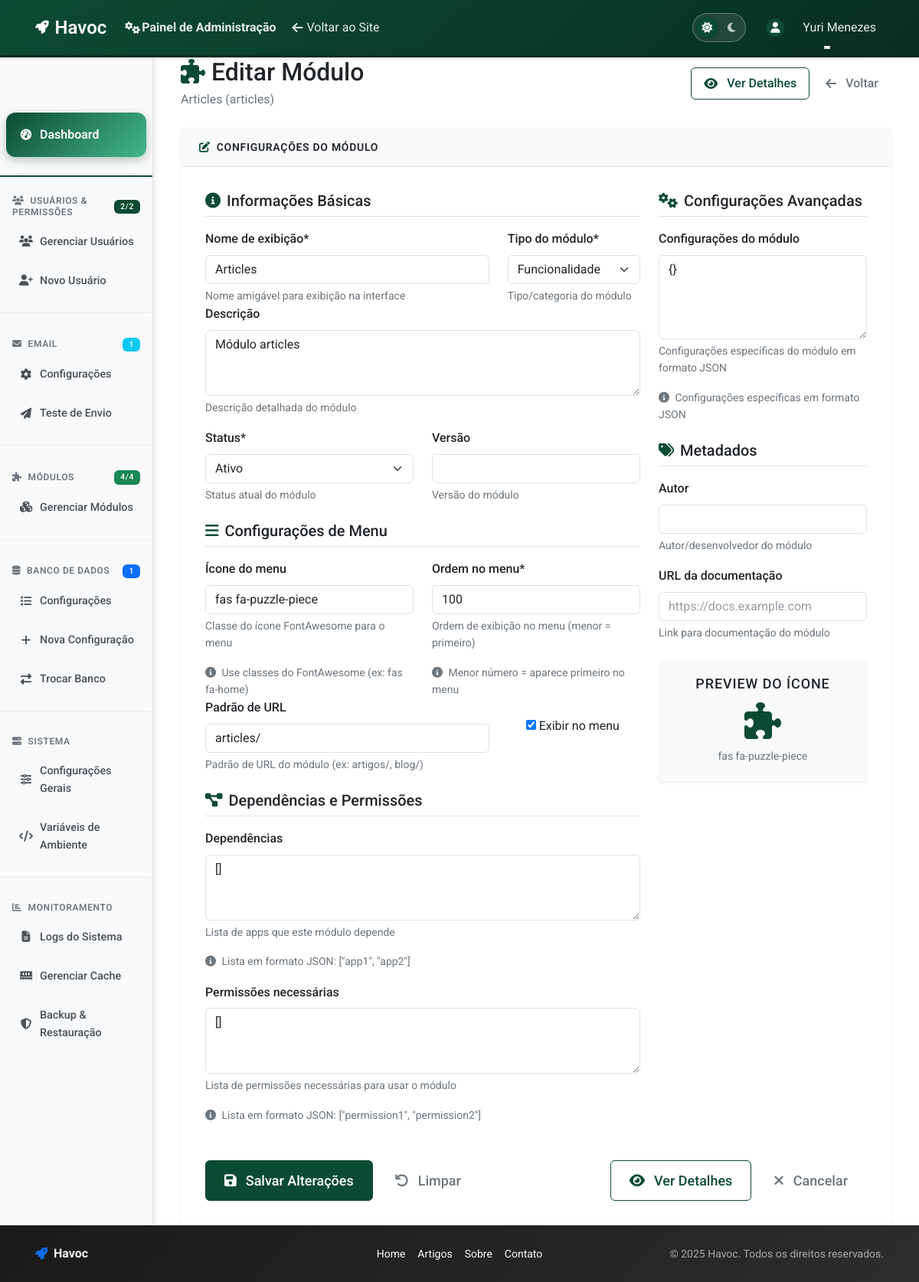
/config/modulos/articles/editar/ (signed in), run on an earlier commit of the app's database.
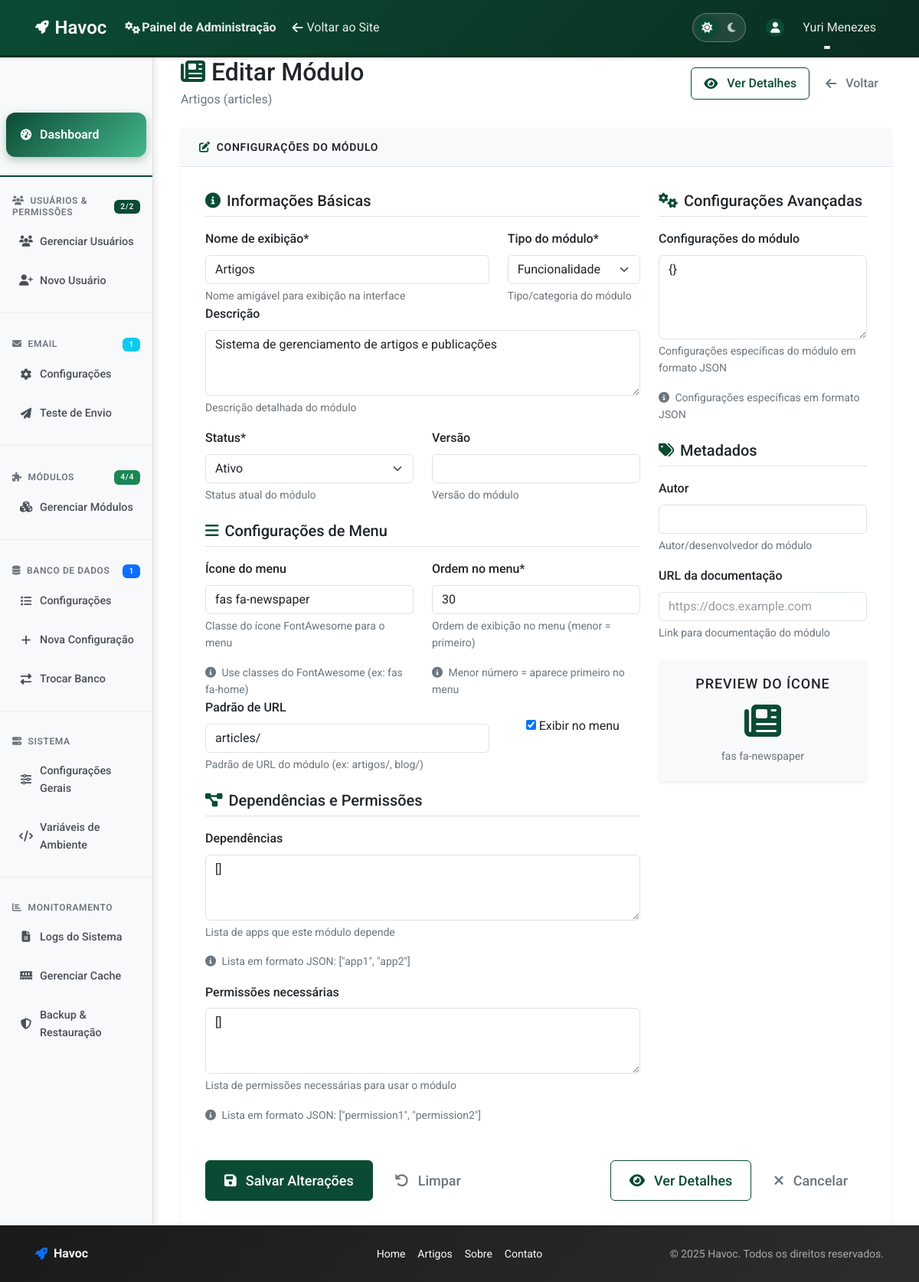
And on a later commit of the database.
### apps/config/models/app_module_config.py (models this page shows, shortened)
class AppModuleConfiguration(models.Model):
    CORE_APPS = ['accounts', 'config', 'pages']
    STATUS_CHOICES = [
        ('active', 'Ativo'),
        ('inactive', 'Inativo'),
        ('maintenance', 'Manutenção'),
        ('deprecated', 'Descontinuado'),
    ]
    MODULE_TYPE_CHOICES = [
        ('core', 'Módulo Principal'),
        ('feature', 'Funcionalidade'),
        ('integration', 'Integração'),
        ('custom', 'Personalizado'),
    ]
    app_name = models.CharField(
        'nome do app',
        max_length=100,
        unique=True,
        validators=[MinLengthValidator(3)],
        help_text='Nome do app Django (ex: articles, blog, shop)'
    )
    display_name = models.CharField(
        'nome de exibição',
        max_length=200,
        help_text='Nome amigável para exibição na interface'
    )
    description = models.TextField(
        'descrição',
        blank=True,
        help_text='Descrição detalhada do módulo'
    )
    module_type = models.CharField(
        'tipo do módulo',
        max_length=20,
        choices=MODULE_TYPE_CHOICES,
        default='feature',
        help_text='Tipo/categoria do módulo'
    )
    status = models.CharField(
        'status',
        max_length=20,
        choices=STATUS_CHOICES,
        default='active',
        help_text='Status atual do módulo'
    )
    is_enabled = models.BooleanField(
        'habilitado',
        default=True,
        help_text='Se o módulo está habilitado no sistema'
    )
    is_core = models.BooleanField(
        'módulo principal',
        default=False,
        help_text='Se é um módulo principal (não pode ser desabilitado)'
    )
    url_pattern = models.CharField(
        'padrão de URL',
        max_length=200,
        blank=True,
        help_text='Padrão de URL do módulo (ex: artigos/, blog/)'
    )
    menu_icon = models.CharField(
        'ícone do menu',
        max_length=100,
        blank=True,
        default='fas fa-puzzle-piece',
        help_text='Classe do ícone FontAwesome para o menu'
    )
    menu_order = models.PositiveIntegerField(
        'ordem no menu',
        default=100,
        help_text='Ordem de exibição no menu (menor = primeiro)'
    )
    show_in_menu = models.BooleanField(
        'exibir no menu',
        default=True,
        help_text='Se deve aparecer no menu de navegação'
    )
    dependencies = models.JSONField(
        'dependências',
        default=list,
        blank=True,
        help_text='Lista de apps que este módulo depende'
    )
    required_permissions = models.JSONField(
        'permissões necessárias',
        default=list,
        blank=True,
        help_text='Lista de permissões necessárias para usar o módulo'
    )
    module_settings = models.JSONField(
        'configurações do módulo',
        default=dict,
        blank=True,
        help_text='Configurações específicas do módulo em formato JSON'
    )
    version = models.CharField(
        'versão',
        max_length=20,
        blank=True,
        help_text='Versão do módulo'
    )
    author = models.CharField(
        'autor',
        max_length=200,
        blank=True,
        help_text='Autor/desenvolvedor do módulo'
    )
    documentation_url = models.URLField(
        'URL da documentação',
        blank=True,
        help_text='Link para documentação do módulo'
    )
    created_at = models.DateTimeField(
        'criado em',
        auto_now_add=True
    )
    updated_at = models.DateTimeField(
        'atualizado em',
        auto_now=True
    )
    created_by = models.ForeignKey(
        User,
        on_delete=models.SET_NULL,
        null=True,
        blank=True,
        related_name='modules_created',
        verbose_name='criado por'
    )
    updated_by = models.ForeignKey(
        User,
        on_delete=models.SET_NULL,
        null=True,
        blank=True,
        related_name='modules_updated',
        verbose_name='atualizado por'
    )
    class Meta:
        verbose_name = 'configuração de módulo'
        verbose_name_plural = 'configurações de módulos'
        ordering = ['menu_order', 'display_name']
        indexes = [
            models.Index(fields=['app_name']),
            models.Index(fields=['is_enabled', 'status']),
            models.Index(fields=['module_type']),
        ]

### apps/config/views/module_views.py (the view, shortened to what this page needs)
# urls.py: path('modulos/<str:app_name>/editar/', ModuleUpdateView.as_view(), name='module_update'),
class ModuleUpdateView(LoginRequiredMixin, UserPassesTestMixin, UpdateView):
    model = AppModuleConfiguration
    form_class = ModuleConfigurationForm
    template_name = 'config/modules/update.html'
    slug_field = 'app_name'
    slug_url_kwarg = 'app_name'
    def test_func(self):
        return self.request.user.is_staff

### apps/accounts/models/user.py (called while the page is built)
    def get_full_name(self):
        return f"{self.first_name} {self.last_name}".strip()

### apps/config/services/module_service.py (called while the page is built)
    def get_available_modules(self) -> List[AppModuleConfiguration]:
        return AppModuleConfiguration.objects.filter(
            is_enabled=True,
            status='active'
        ).order_by('menu_order', 'display_name')

    def get_menu_modules(self) -> List[AppModuleConfiguration]:
        return self.get_available_modules().filter(show_in_menu=True)

    def get_module_by_name(self, app_name: str) -> Optional[AppModuleConfiguration]:
        try:
            return AppModuleConfiguration.objects.get(app_name=app_name)
        except AppModuleConfiguration.DoesNotExist:
            return None

### apps/config/templatetags/config_extras.py (called while the page is built)
@register.inclusion_tag('config/includes/sidebar_item.html', takes_context=True)
def sidebar_item(context, url_name, icon, title, description=""):
    request = context.get('request')
    is_active = False
    if request and request.resolver_match:
        is_active = request.resolver_match.url_name == url_name
    return {
        'url_name': url_name,
        'icon': icon,
        'title': title,
        'description': description,
        'is_active': is_active,
        'request': request
    }

### apps/config/templates/config/modules/update.html (shortened to what the changed rows need)
{% extends 'config/base_config.html' %}
{% load crispy_forms_tags %}
{% block config_content %}
<div class="container-fluid">
    <div class="row mb-4">
        <div class="col-12">
            <div class="d-flex justify-content-between align-items-center">
                <div>
                    <h1 class="h2 mb-1 text-sans text-body">
                        <i class="{{ object.menu_icon }} me-2 text-django-green"></i>Editar Módulo
                    </h1>
                    <p class="text-secondary mb-0 text-body">{{ object.display_name }} ({{ object.app_name }})</p>
                </div>
            </div>
        </div>
    </div>
    <div class="row">
        <div class="col-12">
            <div class="card-django border-0 shadow-sm">
                <div class="card-body profile-card-body">
                    <form method="post" class="form-django">
                        <div class="row">
                            <div class="col-lg-8">
                                <fieldset class="mb-4">
                                    <div class="row">
                                        <div class="col-md-8">
                                            {{ form.display_name|as_crispy_field }}
                                        </div>
                                        <div class="col-md-4">
                                            {{ form.module_type|as_crispy_field }}
                                        </div>
                                    </div>
                                    {{ form.description|as_crispy_field }}
                                    <div class="row">
                                        <div class="col-md-6">
                                            {{ form.status|as_crispy_field }}
                                        </div>
                                        <div class="col-md-6">
                                            {{ form.version|as_crispy_field }}
                                        </div>
                                    </div>
                                </fieldset>
                                <fieldset class="mb-4">
                                    <div class="row">
                                        <div class="col-md-6">
                                            {{ form.menu_icon|as_crispy_field }}
                                        </div>
                                        <div class="col-md-6">
                                            {{ form.menu_order|as_crispy_field }}
                                        </div>
                                    </div>
                                    <div class="row">
                                        <div class="col-md-8">
                                            {{ form.url_pattern|as_crispy_field }}
                                        </div>
                                        <div class="col-md-4">
                                            <div class="form-check mt-4">
                                                {{ form.show_in_menu }}
                                                <label class="form-check-label" for="{{ form.show_in_menu.id_for_label }}">
                                                    {{ form.show_in_menu.label }}
                                                </label>
                                            </div>
                                        </div>
                                    </div>
                                </fieldset>
                                <fieldset class="mb-4">
                                    {{ form.dependencies|as_crispy_field }}
                                    {{ form.required_permissions|as_crispy_field }}
                                </fieldset>
                            </div>
                            <div class="col-lg-4">
                                <fieldset class="mb-4">
                                    {{ form.module_settings|as_crispy_field }}
                                </fieldset>
                                <fieldset class="mb-4">
                                    {{ form.author|as_crispy_field }}
                                    {{ form.documentation_url|as_crispy_field }}
                                </fieldset>
                                <div class="card border-0 bg-light">
                                    <div class="card-body text-center">
                                        <h6 class="card-title">Preview do Ícone</h6>
                                        <div id="icon-preview" class="mb-2">
                                            <i class="{{ object.menu_icon }} fa-3x text-django-green"></i>
                                        </div>
                                        <small class="text-muted" id="icon-class">{{ object.menu_icon }}</small>
                                    </div>
                                </div>
                            </div>
                        </div>
                    </form>
                </div>
            </div>
        </div>
    </div>
</div>
{% endblock %}

What changed in the data, as far as the page shows it:
changed AppModuleConfiguration "articles": display_name "Articles" → "Artigos"; description "Módulo articles" → "Sistema de gerenciamento de artigos e publicações"; menu_icon "fas fa-puzzle-piece" → "fas fa-newspaper"; menu_order "100" → "30"
